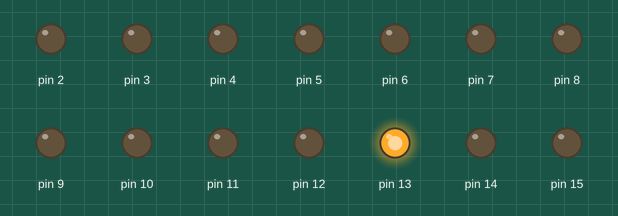
This sketch was run on a simulated Arduino Uno, built with avr-gcc and run on an emulated ATmega328P. Shown: output pins drawn as LEDs (lit = HIGH).

Above: at 0.1 s.
Timing chart, 0 to 1.6 s (numbered marks = the images above):
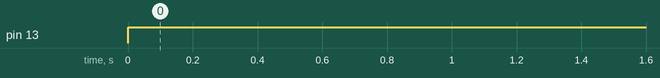

The sketch:

LED8x8.ino
```cpp
const int col1 = 2; // the number of the col pin 13
const int col2 = 3; // the number of the col pin 3
const int col3 = 4; // the number of the col pin 4
const int col4 = 5; // the number of the col pin 10
const int col5 = 6; // the number of the col pin 6
const int col6 = 7; // the number of the col pin 11
const int col7 = 8; // the number of the col pin 15
const int col8 = 9;

const int row1 = 13;

int i=0;
void setup()
{
  for(i=2;i<18;i++)
{
pinMode(i, OUTPUT);
}
}

void loop()
{
  for(i=2;i<=9;i++)
  {
  digitalWrite(i,LOW);
  digitalWrite(13,HIGH);
  delay(50);
  }
}
```

Measured:
- by itself, pin 13: LOW → HIGH at 0.00 s
